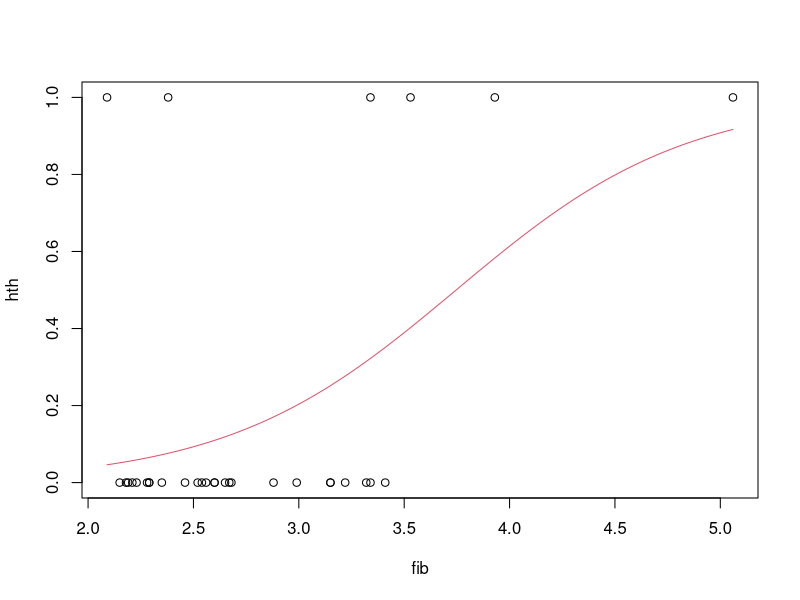

Write R code to recreate this figure.

## ST512 
## Author: Prof Ryan Martin (www4.stat.ncsu.edu/~rmartin)
## R code for Example 12.23 in Ott & Longnecker

plasma <- read.table(file="data/example_12-23.txt", header=TRUE)
print(plasma)

o.glm <- glm(cbind(hth, 1 - hth) ~ fib + gam, family=binomial, data=plasma)
summary(o.glm)
oo.glm <- glm(cbind(hth, 1 - hth) ~ fib, family=binomial, data=plasma)
anova(oo.glm, o.glm)
print(pval <- 1 - pchisq(1.8692, df=1))

# We can't expect to see "good fit" when y = 0 or 1 only 

plot(hth ~ fib, data=plasma)
x <- seq(min(plasma$fib), max(plasma$fib), length=100)
g <- function(z) exp(z) / (1 + exp(z))
lines(x, g(oo.glm$coefficients[1] + oo.glm$coefficients[2] * x), col=2)
